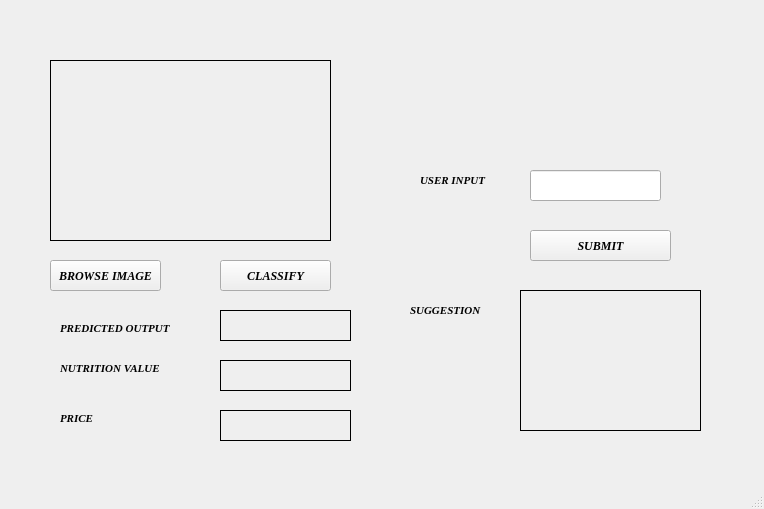
<?xml version="1.0" encoding="UTF-8"?>
<ui version="4.0">
 <class>MainWindow</class>
 <widget class="QMainWindow" name="MainWindow">
  <property name="geometry">
   <rect>
    <x>0</x>
    <y>0</y>
    <width>764</width>
    <height>509</height>
   </rect>
  </property>
  <property name="windowTitle">
   <string>MainWindow</string>
  </property>
  <widget class="QWidget" name="centralwidget">
   <widget class="QLabel" name="label_3">
    <property name="geometry">
     <rect>
      <x>60</x>
      <y>410</y>
      <width>131</width>
      <height>16</height>
     </rect>
    </property>
    <property name="font">
     <font>
      <family>Times New Roman</family>
      <pointsize>8</pointsize>
      <weight>75</weight>
      <italic>true</italic>
      <bold>true</bold>
     </font>
    </property>
    <property name="text">
     <string>PRICE</string>
    </property>
   </widget>
   <widget class="QLabel" name="PRICE">
    <property name="geometry">
     <rect>
      <x>220</x>
      <y>410</y>
      <width>131</width>
      <height>31</height>
     </rect>
    </property>
    <property name="frameShape">
     <enum>QFrame::Box</enum>
    </property>
    <property name="text">
     <string/>
    </property>
   </widget>
   <widget class="QLabel" name="label">
    <property name="geometry">
     <rect>
      <x>60</x>
      <y>320</y>
      <width>121</width>
      <height>16</height>
     </rect>
    </property>
    <property name="font">
     <font>
      <family>Times New Roman</family>
      <pointsize>8</pointsize>
      <weight>75</weight>
      <italic>true</italic>
      <bold>true</bold>
     </font>
    </property>
    <property name="text">
     <string>PREDICTED OUTPUT</string>
    </property>
   </widget>
   <widget class="QLabel" name="NUTRITION">
    <property name="geometry">
     <rect>
      <x>220</x>
      <y>360</y>
      <width>131</width>
      <height>31</height>
     </rect>
    </property>
    <property name="frameShape">
     <enum>QFrame::Box</enum>
    </property>
    <property name="text">
     <string/>
    </property>
   </widget>
   <widget class="QLabel" name="label_4">
    <property name="geometry">
     <rect>
      <x>420</x>
      <y>170</y>
      <width>71</width>
      <height>21</height>
     </rect>
    </property>
    <property name="font">
     <font>
      <family>Times New Roman</family>
      <pointsize>8</pointsize>
      <weight>75</weight>
      <italic>true</italic>
      <bold>true</bold>
     </font>
    </property>
    <property name="text">
     <string>USER INPUT</string>
    </property>
   </widget>
   <widget class="QPushButton" name="SUBMIT">
    <property name="geometry">
     <rect>
      <x>530</x>
      <y>230</y>
      <width>141</width>
      <height>31</height>
     </rect>
    </property>
    <property name="font">
     <font>
      <family>Times New Roman</family>
      <weight>75</weight>
      <italic>true</italic>
      <bold>true</bold>
     </font>
    </property>
    <property name="text">
     <string>SUBMIT</string>
    </property>
   </widget>
   <widget class="QLabel" name="IMAGESHOW">
    <property name="geometry">
     <rect>
      <x>50</x>
      <y>60</y>
      <width>281</width>
      <height>181</height>
     </rect>
    </property>
    <property name="mouseTracking">
     <bool>false</bool>
    </property>
    <property name="frameShape">
     <enum>QFrame::Box</enum>
    </property>
    <property name="text">
     <string/>
    </property>
   </widget>
   <widget class="QPushButton" name="BROWSEIMAGE">
    <property name="geometry">
     <rect>
      <x>50</x>
      <y>260</y>
      <width>111</width>
      <height>31</height>
     </rect>
    </property>
    <property name="font">
     <font>
      <family>Times New Roman</family>
      <weight>75</weight>
      <italic>true</italic>
      <bold>true</bold>
     </font>
    </property>
    <property name="text">
     <string>BROWSE IMAGE</string>
    </property>
   </widget>
   <widget class="QLabel" name="label_2">
    <property name="geometry">
     <rect>
      <x>60</x>
      <y>360</y>
      <width>111</width>
      <height>16</height>
     </rect>
    </property>
    <property name="font">
     <font>
      <family>Times New Roman</family>
      <pointsize>8</pointsize>
      <weight>75</weight>
      <italic>true</italic>
      <bold>true</bold>
     </font>
    </property>
    <property name="text">
     <string>NUTRITION VALUE</string>
    </property>
   </widget>
   <widget class="QPushButton" name="CLASSIFY">
    <property name="geometry">
     <rect>
      <x>220</x>
      <y>260</y>
      <width>111</width>
      <height>31</height>
     </rect>
    </property>
    <property name="font">
     <font>
      <family>Times New Roman</family>
      <weight>75</weight>
      <italic>true</italic>
      <bold>true</bold>
     </font>
    </property>
    <property name="text">
     <string>CLASSIFY</string>
    </property>
   </widget>
   <widget class="QLabel" name="PREDICTION">
    <property name="geometry">
     <rect>
      <x>220</x>
      <y>310</y>
      <width>131</width>
      <height>31</height>
     </rect>
    </property>
    <property name="frameShape">
     <enum>QFrame::Box</enum>
    </property>
    <property name="text">
     <string/>
    </property>
   </widget>
   <widget class="QLineEdit" name="INPUT">
    <property name="geometry">
     <rect>
      <x>530</x>
      <y>170</y>
      <width>131</width>
      <height>31</height>
     </rect>
    </property>
    <property name="text">
     <string/>
    </property>
   </widget>
   <widget class="QLabel" name="label_5">
    <property name="geometry">
     <rect>
      <x>410</x>
      <y>300</y>
      <width>81</width>
      <height>21</height>
     </rect>
    </property>
    <property name="font">
     <font>
      <family>Times New Roman</family>
      <pointsize>8</pointsize>
      <weight>75</weight>
      <italic>true</italic>
      <bold>true</bold>
     </font>
    </property>
    <property name="text">
     <string>SUGGESTION</string>
    </property>
   </widget>
   <widget class="QLabel" name="SUGGESTION">
    <property name="geometry">
     <rect>
      <x>520</x>
      <y>290</y>
      <width>181</width>
      <height>141</height>
     </rect>
    </property>
    <property name="frameShape">
     <enum>QFrame::Box</enum>
    </property>
    <property name="text">
     <string/>
    </property>
   </widget>
  </widget>
  <widget class="QMenuBar" name="menubar">
   <property name="geometry">
    <rect>
     <x>0</x>
     <y>0</y>
     <width>764</width>
     <height>21</height>
    </rect>
   </property>
  </widget>
  <widget class="QStatusBar" name="statusbar"/>
 </widget>
 <resources/>
 <connections/>
</ui>
